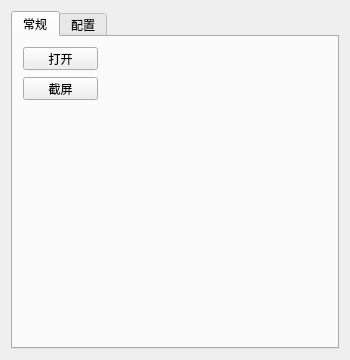
<?xml version="1.0" encoding="UTF-8"?>
<ui version="4.0">
 <class>CaptureApplication</class>
 <widget class="QWidget" name="CaptureApplication">
  <property name="geometry">
   <rect>
    <x>0</x>
    <y>0</y>
    <width>350</width>
    <height>360</height>
   </rect>
  </property>
  <property name="sizePolicy">
   <sizepolicy hsizetype="Fixed" vsizetype="Fixed">
    <horstretch>0</horstretch>
    <verstretch>0</verstretch>
   </sizepolicy>
  </property>
  <property name="minimumSize">
   <size>
    <width>350</width>
    <height>360</height>
   </size>
  </property>
  <property name="maximumSize">
   <size>
    <width>350</width>
    <height>360</height>
   </size>
  </property>
  <property name="windowTitle">
   <string>CaptureApplication</string>
  </property>
  <layout class="QGridLayout" name="gridLayout">
   <item row="0" column="0">
    <widget class="QTabWidget" name="tabWidget">
     <property name="currentIndex">
      <number>0</number>
     </property>
     <widget class="QWidget" name="tab_normal">
      <attribute name="title">
       <string>常规</string>
      </attribute>
      <widget class="QPushButton" name="pushButton_open">
       <property name="geometry">
        <rect>
         <x>10</x>
         <y>10</y>
         <width>75</width>
         <height>23</height>
        </rect>
       </property>
       <property name="text">
        <string>打开</string>
       </property>
      </widget>
      <widget class="QPushButton" name="pushButton_shortcut">
       <property name="geometry">
        <rect>
         <x>10</x>
         <y>40</y>
         <width>75</width>
         <height>23</height>
        </rect>
       </property>
       <property name="text">
        <string>截屏</string>
       </property>
      </widget>
     </widget>
     <widget class="QWidget" name="tab_config">
      <attribute name="title">
       <string>配置</string>
      </attribute>
      <widget class="QWidget" name="layoutWidget">
       <property name="geometry">
        <rect>
         <x>10</x>
         <y>20</y>
         <width>131</width>
         <height>22</height>
        </rect>
       </property>
       <layout class="QHBoxLayout" name="horizontalLayout">
        <item>
         <widget class="QLabel" name="label">
          <property name="text">
           <string>语言：</string>
          </property>
         </widget>
        </item>
        <item>
         <widget class="QComboBox" name="comboBox_langue"/>
        </item>
       </layout>
      </widget>
     </widget>
    </widget>
   </item>
  </layout>
 </widget>
 <layoutdefault spacing="6" margin="11"/>
 <resources/>
 <connections/>
</ui>
